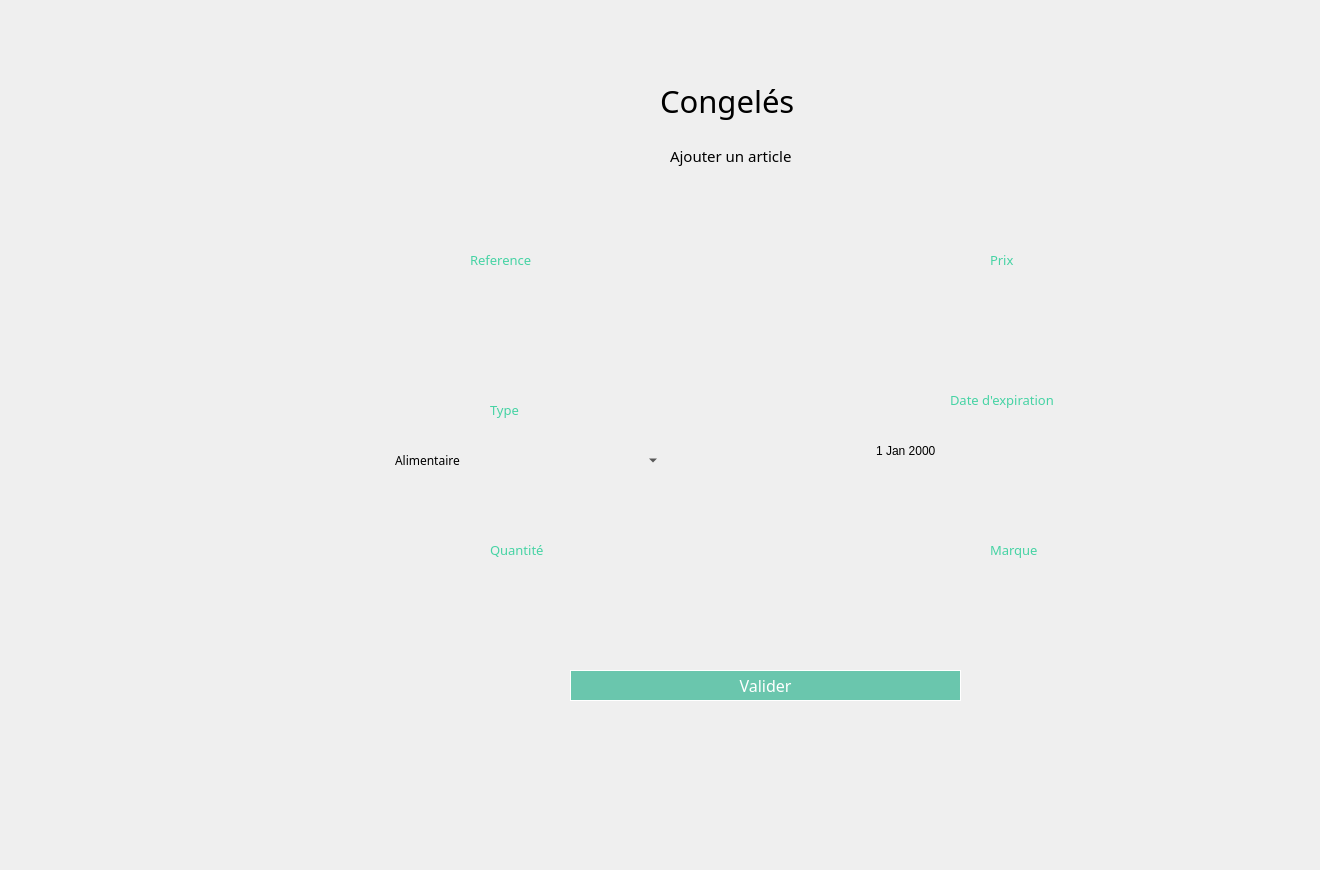
    <widget class="QWidget" name="page_4">
     <widget class="QLabel" name="label_337">
      <property name="geometry">
       <rect>
        <x>330</x>
        <y>260</y>
        <width>371</width>
        <height>121</height>
       </rect>
      </property>
      <property name="text">
       <string/>
      </property>
      <property name="pixmap">
       <pixmap>../../Downloads/saisir.png</pixmap>
      </property>
      <property name="scaledContents">
       <bool>true</bool>
      </property>
     </widget>
     <widget class="QComboBox" name="type_4">
      <property name="geometry">
       <rect>
        <x>390</x>
        <y>440</y>
        <width>271</width>
        <height>41</height>
       </rect>
      </property>
      <property name="font">
       <font>
        <family>Montserrat Alternates</family>
        <weight>50</weight>
        <bold>false</bold>
       </font>
      </property>
      <property name="styleSheet">
       <string notr="true"> background-color: Transparent;
 border: none;</string>
      </property>
      <item>
       <property name="text">
        <string>Alimentaire</string>
       </property>
      </item>
      <item>
       <property name="text">
        <string>Congele</string>
       </property>
      </item>
      <item>
       <property name="text">
        <string>Electronique</string>
       </property>
      </item>
     </widget>
     <widget class="QLabel" name="label_338">
      <property name="geometry">
       <rect>
        <x>330</x>
        <y>400</y>
        <width>371</width>
        <height>121</height>
       </rect>
      </property>
      <property name="text">
       <string/>
      </property>
      <property name="pixmap">
       <pixmap>../../Downloads/saisir.png</pixmap>
      </property>
      <property name="scaledContents">
       <bool>true</bool>
      </property>
     </widget>
     <widget class="QLabel" name="label_8">
      <property name="geometry">
       <rect>
        <x>470</x>
        <y>250</y>
        <width>111</width>
        <height>20</height>
       </rect>
      </property>
      <property name="font">
       <font>
        <family>Montserrat Alternates</family>
        <pointsize>10</pointsize>
        <weight>50</weight>
        <bold>false</bold>
       </font>
      </property>
      <property name="styleSheet">
       <string notr="true">color: rgb(70, 211, 164);</string>
      </property>
      <property name="text">
       <string>Reference</string>
      </property>
     </widget>
     <widget class="QLabel" name="label_339">
      <property name="geometry">
       <rect>
        <x>330</x>
        <y>540</y>
        <width>371</width>
        <height>121</height>
       </rect>
      </property>
      <property name="text">
       <string/>
      </property>
      <property name="pixmap">
       <pixmap>../../Downloads/saisir.png</pixmap>
      </property>
      <property name="scaledContents">
       <bool>true</bool>
      </property>
     </widget>
     <widget class="QLineEdit" name="quant_5">
      <property name="geometry">
       <rect>
        <x>370</x>
        <y>580</y>
        <width>301</width>
        <height>41</height>
       </rect>
      </property>
      <property name="styleSheet">
       <string notr="true"> background-color: Transparent;
 border: none;</string>
      </property>
     </widget>
     <widget class="QDateEdit" name="d_4">
      <property name="geometry">
       <rect>
        <x>860</x>
        <y>430</y>
        <width>291</width>
        <height>41</height>
       </rect>
      </property>
      <property name="layoutDirection">
       <enum>Qt::RightToLeft</enum>
      </property>
      <property name="styleSheet">
       <string notr="true"> background-color: Transparent;
 border: none;</string>
      </property>
     </widget>
     <widget class="QLabel" name="label_57">
      <property name="geometry">
       <rect>
        <x>810</x>
        <y>250</y>
        <width>371</width>
        <height>121</height>
       </rect>
      </property>
      <property name="text">
       <string/>
      </property>
      <property name="pixmap">
       <pixmap>../../Downloads/saisir.png</pixmap>
      </property>
      <property name="scaledContents">
       <bool>true</bool>
      </property>
     </widget>
     <widget class="QLineEdit" name="marque_4">
      <property name="geometry">
       <rect>
        <x>860</x>
        <y>580</y>
        <width>311</width>
        <height>41</height>
       </rect>
      </property>
      <property name="styleSheet">
       <string notr="true"> background-color: Transparent;
 border: none;</string>
      </property>
     </widget>
     <widget class="QLineEdit" name="ref_10">
      <property name="geometry">
       <rect>
        <x>360</x>
        <y>290</y>
        <width>311</width>
        <height>51</height>
       </rect>
      </property>
      <property name="styleSheet">
       <string notr="true"> background-color: Transparent;
 border: none;</string>
      </property>
      <property name="clearButtonEnabled">
       <bool>false</bool>
      </property>
     </widget>
     <widget class="QLabel" name="label_58">
      <property name="geometry">
       <rect>
        <x>990</x>
        <y>250</y>
        <width>111</width>
        <height>20</height>
       </rect>
      </property>
      <property name="font">
       <font>
        <family>Montserrat Alternates</family>
        <pointsize>10</pointsize>
        <weight>50</weight>
        <bold>false</bold>
       </font>
      </property>
      <property name="styleSheet">
       <string notr="true">color: rgb(70, 211, 164);</string>
      </property>
      <property name="text">
       <string>Prix</string>
      </property>
     </widget>
     <widget class="QLineEdit" name="prix_5">
      <property name="geometry">
       <rect>
        <x>850</x>
        <y>290</y>
        <width>301</width>
        <height>41</height>
       </rect>
      </property>
      <property name="styleSheet">
       <string notr="true"> background-color: Transparent;
 border: none;</string>
      </property>
     </widget>
     <widget class="QLabel" name="label_340">
      <property name="geometry">
       <rect>
        <x>820</x>
        <y>540</y>
        <width>371</width>
        <height>121</height>
       </rect>
      </property>
      <property name="text">
       <string/>
      </property>
      <property name="pixmap">
       <pixmap>../../Downloads/saisir.png</pixmap>
      </property>
      <property name="scaledContents">
       <bool>true</bool>
      </property>
     </widget>
     <widget class="QLabel" name="label_59">
      <property name="geometry">
       <rect>
        <x>820</x>
        <y>390</y>
        <width>371</width>
        <height>121</height>
       </rect>
      </property>
      <property name="text">
       <string/>
      </property>
      <property name="pixmap">
       <pixmap>../../Downloads/saisir.png</pixmap>
      </property>
      <property name="scaledContents">
       <bool>true</bool>
      </property>
     </widget>
     <widget class="QPushButton" name="pushButton_555">
      <property name="geometry">
       <rect>
        <x>570</x>
        <y>670</y>
        <width>391</width>
        <height>31</height>
       </rect>
      </property>
      <property name="font">
       <font>
        <family>Montserrat Alternates</family>
        <pointsize>-1</pointsize>
        <weight>50</weight>
        <bold>false</bold>
       </font>
      </property>
      <property name="styleSheet">
       <string notr="true">QPushButton{
line-height: 1;
    color: #ffffff;
    background-color: #6ac6ad;
    background-clip: padding-box;
	border: 1px solid #ffffff;
    font-weight: 400;
	font-size: 16px;
    padding: 0.875rem 1.375rem;
}
QPushButton:hover{
	border: 1px solid #f75454;
 color: #f75454;
    background-color: #ffffff;

}
</string>
      </property>
      <property name="text">
       <string>Valider</string>
      </property>
     </widget>
     <widget class="QPushButton" name="pushButton_116">
      <property name="geometry">
       <rect>
        <x>100</x>
        <y>380</y>
        <width>91</width>
        <height>61</height>
       </rect>
      </property>
      <property name="styleSheet">
       <string notr="true">QPushButton {
	font-weight: 500;
	text-align: center;
    vertical-align: middle;
	background-color: transparent;
	padding: 5px 15px 15px 20px;
    color: #fff;
	font-size: 11px;
	border : 0;
	border-right: 3px solid transparent;
 	background-position: center top;
    background-repeat: no-repeat;
    background-origin: content;
    background-image: url(&quot;C:/Users/hp/Desktop/anglais/projet c++ design/gestion1.png&quot;);
}

QPushButton:hover {
	color: #ffffff;
	font-weight: 500;
	background-image: url(&quot;C:/Users/hp/Desktop/anglais/projet c++ design/gestion2.png&quot;);
}</string>
      </property>
      <property name="text">
       <string/>
      </property>
     </widget>
     <widget class="QLabel" name="label_341">
      <property name="geometry">
       <rect>
        <x>670</x>
        <y>140</y>
        <width>191</width>
        <height>31</height>
       </rect>
      </property>
      <property name="font">
       <font>
        <family>Montserrat Alternates</family>
        <pointsize>11</pointsize>
       </font>
      </property>
      <property name="text">
       <string>Ajouter un article</string>
      </property>
     </widget>
     <widget class="QPushButton" name="pushButton_stock_4">
      <property name="geometry">
       <rect>
        <x>40</x>
        <y>280</y>
        <width>211</width>
        <height>61</height>
       </rect>
      </property>
      <property name="styleSheet">
       <string notr="true">QPushButton {
	font-weight: 500;
	text-align: center;
    vertical-align: middle;
	background-color: transparent;
	padding: 5px 15px 15px 20px;
    color: #fff;
	font-size: 11px;
	border : 0;
	border-right: 3px solid transparent;
 	background-position: center top;
    background-repeat: no-repeat;
    background-origin: content;
    background-image: url(&quot;C:/Users/hp/Desktop/anglais/projet c++ design/pie1.png&quot;);
}

QPushButton:hover {
	color: #ffffff;
	font-weight: 500;
	background-image: url(&quot;C:/Users/hp/Desktop/anglais/projet c++ design/pie2.png&quot;);
}</string>
      </property>
      <property name="text">
       <string/>
      </property>
      <property name="flat">
       <bool>true</bool>
      </property>
     </widget>
     <widget class="QLabel" name="label_342">
      <property name="geometry">
       <rect>
        <x>-20</x>
        <y>-20</y>
        <width>1311</width>
        <height>861</height>
       </rect>
      </property>
      <property name="text">
       <string/>
      </property>
      <property name="pixmap">
       <pixmap>../../Desktop/anglais/projet c++ design/bg2.png</pixmap>
      </property>
      <property name="scaledContents">
       <bool>true</bool>
      </property>
     </widget>
     <widget class="QLabel" name="label_343">
      <property name="geometry">
       <rect>
        <x>660</x>
        <y>60</y>
        <width>301</width>
        <height>81</height>
       </rect>
      </property>
      <property name="font">
       <font>
        <family>Montserrat Alternates</family>
        <pointsize>23</pointsize>
       </font>
      </property>
      <property name="text">
       <string>Congelés</string>
      </property>
     </widget>
     <widget class="QPushButton" name="pushButton_117">
      <property name="geometry">
       <rect>
        <x>0</x>
        <y>710</y>
        <width>121</width>
        <height>61</height>
       </rect>
      </property>
      <property name="styleSheet">
       <string notr="true">QPushButton {
	font-weight: 500;
	text-align: center;
    vertical-align: middle;
	background-color: transparent;
	padding: 5px 15px 15px 20px;
    color: #fff;
	font-size: 11px;
	border : 0;
	border-right: 3px solid transparent;
 	background-position: center top;
    background-repeat: no-repeat;
    background-origin: content;
    background-image: url(&quot;C:/Users/hp/Desktop/anglais/projet c++ design/return1.png&quot;);
}

QPushButton:hover {
	color: #ffffff;
	font-weight: 500;
	background-image: url(&quot;C:/Users/hp/Desktop/anglais/projet c++ design/return2.png&quot;);
}</string>
      </property>
      <property name="text">
       <string/>
      </property>
     </widget>
     <widget class="QLabel" name="label_86">
      <property name="geometry">
       <rect>
        <x>990</x>
        <y>540</y>
        <width>111</width>
        <height>20</height>
       </rect>
      </property>
      <property name="font">
       <font>
        <family>Montserrat Alternates</family>
        <pointsize>10</pointsize>
        <weight>50</weight>
        <bold>false</bold>
       </font>
      </property>
      <property name="styleSheet">
       <string notr="true">color: rgb(70, 211, 164);</string>
      </property>
      <property name="text">
       <string>Marque</string>
      </property>
     </widget>
     <widget class="QLabel" name="label_361">
      <property name="geometry">
       <rect>
        <x>490</x>
        <y>400</y>
        <width>111</width>
        <height>20</height>
       </rect>
      </property>
      <property name="font">
       <font>
        <family>Montserrat Alternates</family>
        <pointsize>10</pointsize>
        <weight>50</weight>
        <bold>false</bold>
       </font>
      </property>
      <property name="styleSheet">
       <string notr="true">color: rgb(70, 211, 164);</string>
      </property>
      <property name="text">
       <string>Type</string>
      </property>
     </widget>
     <widget class="QLabel" name="label_362">
      <property name="geometry">
       <rect>
        <x>490</x>
        <y>540</y>
        <width>111</width>
        <height>20</height>
       </rect>
      </property>
      <property name="font">
       <font>
        <family>Montserrat Alternates</family>
        <pointsize>10</pointsize>
        <weight>50</weight>
        <bold>false</bold>
       </font>
      </property>
      <property name="styleSheet">
       <string notr="true">color: rgb(70, 211, 164);</string>
      </property>
      <property name="text">
       <string>Quantité</string>
      </property>
     </widget>
     <widget class="QLabel" name="label_363">
      <property name="geometry">
       <rect>
        <x>950</x>
        <y>390</y>
        <width>161</width>
        <height>20</height>
       </rect>
      </property>
      <property name="font">
       <font>
        <family>Montserrat Alternates</family>
        <pointsize>10</pointsize>
        <weight>50</weight>
        <bold>false</bold>
       </font>
      </property>
      <property name="styleSheet">
       <string notr="true">color: rgb(70, 211, 164);</string>
      </property>
      <property name="text">
       <string>Date d'expiration</string>
      </property>
     </widget>
     <zorder>label_342</zorder>
     <zorder>label_338</zorder>
     <zorder>label_341</zorder>
     <zorder>pushButton_116</zorder>
     <zorder>pushButton_stock_4</zorder>
     <zorder>label_337</zorder>
     <zorder>type_4</zorder>
     <zorder>label_8</zorder>
     <zorder>label_339</zorder>
     <zorder>quant_5</zorder>
     <zorder>label_57</zorder>
     <zorder>ref_10</zorder>
     <zorder>label_58</zorder>
     <zorder>label_340</zorder>
     <zorder>label_59</zorder>
     <zorder>pushButton_555</zorder>
     <zorder>d_4</zorder>
     <zorder>prix_5</zorder>
     <zorder>marque_4</zorder>
     <zorder>label_343</zorder>
     <zorder>pushButton_117</zorder>
     <zorder>label_86</zorder>
     <zorder>label_361</zorder>
     <zorder>label_362</zorder>
     <zorder>label_363</zorder>
    </widget>
